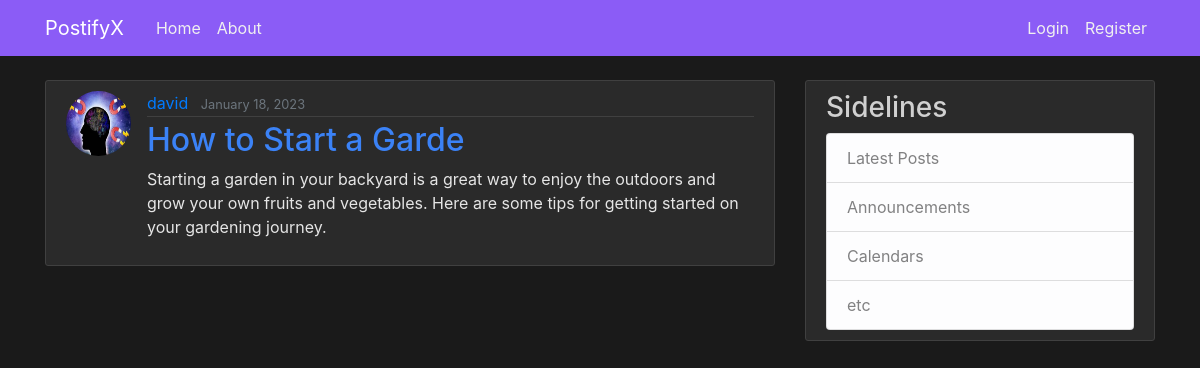
The page /post/13/ on the database its author committed.
### blog/models.py (models this page shows, shortened)
class Post(models.Model):
    title= models.CharField(max_length=1000)
    content=models.TextField()
    date_posted=models.DateTimeField(default=timezone.now)
    author=models.ForeignKey(User,on_delete=models.CASCADE)

### users/models.py (models this page shows, shortened)
class Profile(models.Model):
    user=models.OneToOneField(User,on_delete=models.CASCADE)
    image=models.ImageField(default='default.jpg',upload_to='profile_pics')

### blog/views.py (the view)
# urls.py: path('post/<int:pk>/',PostDetailView.as_view(),name='post-detail'),
class PostDetailView(DetailView):
    model=Post
    context_object_name = 'post'

### blog/templates/blog/post_detail.html (shortened to what this page needs)
{% extends 'blog/base.html' %}
{% block content %}
<article class="media content-section">
  <img class="rounded-circle article-img" src="{{ post.author.profile.image.url }}" alt="">
  <div class="media-body">
    <div class="article-metadata">
      <a class="mr-2" href="{% url 'user-posts' post.author.username %}">{{ post.author }}</a>
      <small class="text-muted">{{ post.date_posted|date:"F d, Y" }}</small>
    </div>
    <h2 class="article-title">{{ post.title }}</h2>
    <p class="article-content">{{ post.content }}</p>
  </div>
</article>
{% endblock %}

### blog/static/blog/main.css (style rules this page uses)
body { background-color: #1a1a1a; color: #e5e5e5; margin-top: 5rem; }
h1, h2, h3, h4, h5, h6 { color: #d0d0d0; }
.content-section { background: #2a2a2a; padding: 10px 20px; border: 1px solid #404040; border-radius: 3px; margin-bottom: 20px; }
.article-title { color: #3b82f6; }
.article-content { white-space: pre-line; }
.article-img { height: 65px; width: 65px; margin-right: 16px; }
.article-metadata { padding-bottom: 1px; margin-bottom: 4px; border-bottom: 1px solid #404040 }

### rows shown on the page
Post: author.profile.image (picture), author "david", date_posted "January 18, 2023", title "How to Start a Garde", content "Starting a garden in your backyard is a great way to enjoy the outdoors and grow your own fruits and vegetables. Here are some tips for getting started on your gardening journey."
